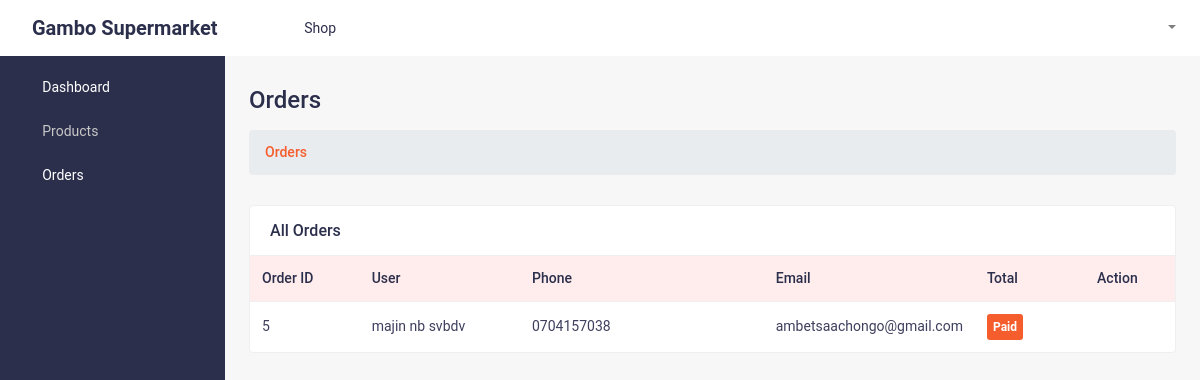
The app's page /vendors/vendors/vendors_products (signed in) with its own data.
### payment/models.py (models this page shows, shortened)
class PaidCustomer(models.Model):
    cart = models.ForeignKey(CartCustomer,on_delete=models.CASCADE)
    user =  models.ForeignKey(User,on_delete=models.CASCADE)
    paid =  models.BooleanField(default=False)
    processed = models.BooleanField(default=False)

### cart/models.py (models this page shows, shortened)
class CartCustomer(models.Model):
    user = models.ForeignKey(User,null=True,blank=True,on_delete=models.CASCADE)
    products = models.ManyToManyField(ResellProduct,blank=True)
    updates = models.DateTimeField(auto_now=True)
    timestamp = models.DateTimeField(auto_now_add=True)
    objects = CartManager()

### account/models.py (models this page shows, shortened)
class User(AbstractUser):
    email = models.EmailField(verbose_name='email',max_length=255,unique=True)
    phone = models.CharField(null=True,max_length=255)
    type = models.CharField(max_length=255,blank=True,null=True)
    REQUIRED_FIELDS = ['username','phone','first_name','last_name']
    USERNAME_FIELD = 'email'

### vendors/views.py (the view)
# urls.py: path("vendors/vendors_products",vendors_products,name="vendors_products")
@login_required(login_url='account:sign_in')
def vendors_products(request):
    all_orders = PaidCustomer.objects.filter(paid = True)
    context = {
         "all_orders":all_orders
    }
    return render(request,'orders_vendor.html',context)

### vendors/templates/orders_vendor.html (shortened to what this page needs)
{% load static %}
<!DOCTYPE html>
<html lang="en">
   {% include './vendor_index/head.html' %}
   <body class="sb-nav-fixed">
      {% include './vendor_index/nav.html'  %}
      <div id="layoutSidenav">
         {% include './vendor_index/sidebar.html' %}
         <div id="layoutSidenav_content">
            <main>
               <div class="container-fluid">
                  <h2 class="mt-30 page-title">Orders</h2>
                  <ol class="breadcrumb mb-30">
                     <li class="breadcrumb-item active">Orders</li>
                  </ol>
                  <div class="row">
                     <div class="col-xl-12 col-md-12">
                        <div class="card card-static-2 mb-30">
                           <div class="card-title-2">
                              <h4>All Orders</h4>
                           </div>
                           <div class="card-body-table">
                              <div class="table-responsive">
                                 <table class="table ucp-table table-hover">
                                    <thead>
                                       <tr>
                                          <th style="width:130px">Order ID</th>
                                          <th style="width:200px">User</th>
                                          <th style="width:300px">Phone</th>
                                          <th style="width:130px">Email</th>
                                          <th style="width:130px">Total</th>
                                          <th style="width:100px">Action</th>
                                       </tr>
                                    </thead>
                                    <tbody>
                                       {% if all_orders %}
                                       {% for f in all_orders %}
                                       <tr>
                                          <td>{{f.cart.id}}</td>
                                          <td>
                                             {{f.user.first_name}} {{f.user.last_name}}
                                          </td>
                                          <td>
                                             {{f.user.phone}}
                                          </td>
                                          <td>{{f.user.email}}</td>
                                          <td>
                                             <span class="badge-item badge-status">
                                                {% if f.paid %}
                                                Paid
                                                {% else %}
                                                Not Paid
                                                {% endif %}
                                             </span>
                                          </td>
                                          <td class="action-btns">
                                             <a href="order_view.html" class="views-btn"><i class="fas fa-eye"></i></a>
                                             <a href="order_edit.html" class="edit-btn"><i class="fas fa-edit"></i></a>
                                          </td>
                                       </tr>
                                       {% endfor %}
                                       {% endif %}
                                    </tbody>
                                 </table>
                              </div>
                           </div>
                        </div>
                     </div>
                  </div>
               </div>
            </main>
         </div>
      </div>
   </body>
</html>

### static_file/css/styles.css (style rules this page uses)
html { font-family:roboto,sans-serif!important;line-height:1.15;-webkit-text-size-adjust:100%;-webkit-tap-highlight-color:transparent }
article,aside,figcaption,figure,footer,header,hgroup,main,nav,section { display:block }
body { margin:0;font-family:roboto,sans-serif!important;font-size:1rem;font-weight:400;line-height:1.5;color:#2b2f4c;text-align:left;background-color:#f7f7f7 }
h1,h2,h3,h4,h5,h6 { margin-top:0;margin-bottom:.5rem }
ol,ul,dl { margin-top:0;margin-bottom:1rem }
a { color:#007bff;text-decoration:none;background-color:transparent }
table { border-collapse:collapse }
th { text-align:inherit }
h1,h2,h3,h4,h5,h6,.h1,.h2,.h3,.h4,.h5,.h6 { margin-bottom:.5rem;font-weight:500;line-height:1.2 }
h2,.h2 { font-size:2rem }
h4,.h4 { font-size:1.5rem }
html,body { height:100% }
.container,.container-fluid,.container-sm,.container-md,.container-lg,.container-xl { padding-left:1.5rem;padding-right:1.5rem }
#layoutSidenav { display:flex }
#layoutSidenav #layoutSidenav_content { position:relative;display:flex;flex-direction:column;justify-content:space-between;min-width:0;flex-grow:1;min-height:calc(100vh - 56px);margin-left:-225px }
@media (min-width:992px) { #layoutSidenav #layoutSidenav_content { margin-left:0;transition:margin .15s ease-in-out } }
.sb-nav-fixed #layoutSidenav #layoutSidenav_content { padding-left:225px;top:56px;background-color:#f7f7f7!important }

### static_file/css/admin-style.css (style rules this page uses)
.container,.container-fluid,.container-sm,.container-md,.container-lg,.container-xl { padding-left:1.5rem!important;padding-right:1.5rem!important }
.mt-30 { margin-top:30px!important }
.mb-30 { margin-bottom:30px!important }
.page-title { font-size:24px;font-weight:500;color:#2b2f4c;text-align:left;margin-bottom:15px }
.breadcrumb-item.active { color:#f55d2c!important }
.breadcrumb-item { color:#2b2f4c!important;font-weight:500;font-size:14px }
.card-static-2 { border:1px solid #efefef!important;background:#fff }
.card-title-2 { display:flex;align-items:center;width:100%;margin-bottom:0!important;border-bottom:0;padding:15px 20px }
.card-title-2 h4 { font-size:16px;font-weight:500;color:#2b2f4c;margin-bottom:0!important }
.ucp-table { color:#2b2f4c!important;border:0!important;border-color:#fff!important;margin-bottom:0!important }
.ucp-table thead th { vertical-align:bottom;border-bottom:0!important }
.ucp-table td,.ucp-table th { border-top:1px solid #efefef!important }
.ucp-table thead tr th { color:#2b2f4c;font-size:14px;background-color:#ffecec;font-weight:500 }
.ucp-table td { font-size:14px;font-weight:400;color:#3e3f5e;line-height:24px }
.badge-status { color:#fff;background-color:#f55d2c }
.badge-item { display:inline-block;padding:.55em .5em;font-size:12px;font-weight:600;line-height:1;text-align:center;white-space:nowrap;vertical-align:baseline;border-radius:3px;transition:color .15s ease-in-out,background-color .15s ease-in-out,border-color .15s ease-in-out,box-shadow .15s ease-in-out }
.action-btns { display:flex;align-items:center }
.action-btns a { font-size:14px;color:#2b2f4c;margin-right:15px }
.action-btns a:last-child { margin-right:0 }

### records on screen
PaidCustomer: cart.id "5", user.first_name "majin", user.last_name "nb svbdv", user.phone "0704157038", user.email "ambetsaachongo@gmail.com", paid "Paid"
